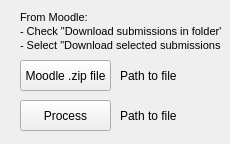
<?xml version="1.0" encoding="UTF-8"?>
<ui version="4.0">
 <class>Window2</class>
 <widget class="QWidget" name="Window2">
  <property name="geometry">
   <rect>
    <x>0</x>
    <y>0</y>
    <width>230</width>
    <height>144</height>
   </rect>
  </property>
  <property name="windowTitle">
   <string>Form</string>
  </property>
  <widget class="QPushButton" name="win2button1">
   <property name="geometry">
    <rect>
     <x>20</x>
     <y>60</y>
     <width>91</width>
     <height>31</height>
    </rect>
   </property>
   <property name="text">
    <string>Moodle .zip file</string>
   </property>
  </widget>
  <widget class="QPushButton" name="win2button2">
   <property name="geometry">
    <rect>
     <x>20</x>
     <y>100</y>
     <width>91</width>
     <height>31</height>
    </rect>
   </property>
   <property name="text">
    <string>Process</string>
   </property>
  </widget>
  <widget class="QLabel" name="win2label1">
   <property name="geometry">
    <rect>
     <x>20</x>
     <y>10</y>
     <width>201</width>
     <height>41</height>
    </rect>
   </property>
   <property name="text">
    <string>&lt;style&gt;
p
{
  margin:0;
  padding:0;
  font-size:8pt;
    line-height:0px;
}
div
{
  margin:0;
  padding:0;
}
&lt;/style&gt;
&lt;div&gt;
  &lt;p&gt;From Moodle:&lt;/p&gt;
  &lt;p&gt;    - Check &quot;Download submissions in folder&quot;&lt;/p&gt;
  &lt;p&gt;    - Select &quot;Download selected submissions&quot;&lt;/p&gt;
&lt;/div&gt;

</string>
   </property>
  </widget>
  <widget class="QLabel" name="win2label2">
   <property name="geometry">
    <rect>
     <x>120</x>
     <y>60</y>
     <width>101</width>
     <height>31</height>
    </rect>
   </property>
   <property name="text">
    <string>Path to file</string>
   </property>
  </widget>
  <widget class="QLabel" name="win2label3">
   <property name="geometry">
    <rect>
     <x>120</x>
     <y>100</y>
     <width>101</width>
     <height>31</height>
    </rect>
   </property>
   <property name="text">
    <string>Path to file</string>
   </property>
  </widget>
 </widget>
 <resources/>
 <connections/>
</ui>
